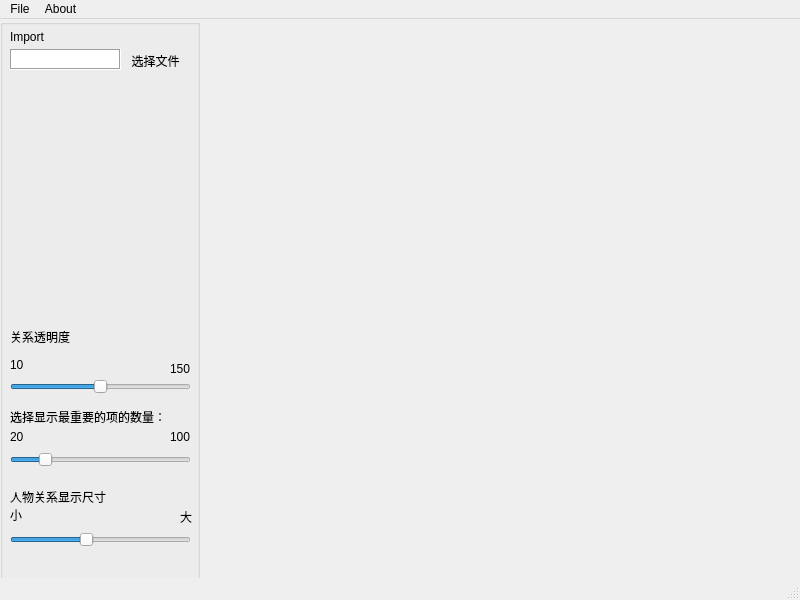
<?xml version="1.0" encoding="UTF-8"?>
<ui version="4.0">
 <class>MainWindow</class>
 <widget class="QMainWindow" name="MainWindow">
  <property name="geometry">
   <rect>
    <x>0</x>
    <y>0</y>
    <width>800</width>
    <height>600</height>
   </rect>
  </property>
  <property name="windowTitle">
   <string>MainWindow</string>
  </property>
  <widget class="QWidget" name="centralwidget">
   <widget class="QGroupBox" name="groupBox">
    <property name="geometry">
     <rect>
      <x>0</x>
      <y>0</y>
      <width>200</width>
      <height>577</height>
     </rect>
    </property>
    <property name="minimumSize">
     <size>
      <width>200</width>
      <height>0</height>
     </size>
    </property>
    <property name="maximumSize">
     <size>
      <width>200</width>
      <height>16777215</height>
     </size>
    </property>
    <property name="title">
     <string/>
    </property>
    <widget class="QLabel" name="FileLabel">
     <property name="geometry">
      <rect>
       <x>10</x>
       <y>10</y>
       <width>150</width>
       <height>16</height>
      </rect>
     </property>
     <property name="text">
      <string>Import</string>
     </property>
    </widget>
    <widget class="QPlainTextEdit" name="FilePath">
     <property name="geometry">
      <rect>
       <x>10</x>
       <y>30</y>
       <width>111</width>
       <height>21</height>
      </rect>
     </property>
     <property name="layoutDirection">
      <enum>Qt::LeftToRight</enum>
     </property>
     <property name="frameShape">
      <enum>QFrame::Box</enum>
     </property>
     <property name="frameShadow">
      <enum>QFrame::Sunken</enum>
     </property>
     <property name="lineWidth">
      <number>1</number>
     </property>
     <property name="verticalScrollBarPolicy">
      <enum>Qt::ScrollBarAlwaysOff</enum>
     </property>
     <property name="horizontalScrollBarPolicy">
      <enum>Qt::ScrollBarAlwaysOff</enum>
     </property>
     <property name="lineWrapMode">
      <enum>QPlainTextEdit::NoWrap</enum>
     </property>
     <property name="plainText">
      <string/>
     </property>
     <property name="tabStopWidth">
      <number>80</number>
     </property>
    </widget>
    <widget class="QPushButton" name="FileBrowse">
     <property name="geometry">
      <rect>
       <x>120</x>
       <y>30</y>
       <width>71</width>
       <height>23</height>
      </rect>
     </property>
     <property name="text">
      <string>选择文件</string>
     </property>
     <property name="icon">
      <iconset>
       <normaloff>:/Compositor/icons/open.png</normaloff>:/Compositor/icons/open.png</iconset>
     </property>
     <property name="iconSize">
      <size>
       <width>20</width>
       <height>20</height>
      </size>
     </property>
     <property name="flat">
      <bool>true</bool>
     </property>
    </widget>
    <widget class="QSlider" name="vitalNumSlider">
     <property name="geometry">
      <rect>
       <x>10</x>
       <y>430</y>
       <width>181</width>
       <height>22</height>
      </rect>
     </property>
     <property name="minimumSize">
      <size>
       <width>181</width>
       <height>22</height>
      </size>
     </property>
     <property name="minimum">
      <number>20</number>
     </property>
     <property name="maximum">
      <number>80</number>
     </property>
     <property name="value">
      <number>30</number>
     </property>
     <property name="orientation">
      <enum>Qt::Horizontal</enum>
     </property>
    </widget>
    <widget class="QLabel" name="label">
     <property name="geometry">
      <rect>
       <x>10</x>
       <y>390</y>
       <width>161</width>
       <height>16</height>
      </rect>
     </property>
     <property name="text">
      <string>选择显示最重要的项的数量：</string>
     </property>
    </widget>
    <widget class="QLabel" name="label_2">
     <property name="geometry">
      <rect>
       <x>10</x>
       <y>410</y>
       <width>16</width>
       <height>16</height>
      </rect>
     </property>
     <property name="text">
      <string>20</string>
     </property>
    </widget>
    <widget class="QLabel" name="label_3">
     <property name="geometry">
      <rect>
       <x>170</x>
       <y>410</y>
       <width>21</width>
       <height>16</height>
      </rect>
     </property>
     <property name="text">
      <string>100</string>
     </property>
    </widget>
    <widget class="QLabel" name="label_4">
     <property name="geometry">
      <rect>
       <x>10</x>
       <y>470</y>
       <width>141</width>
       <height>16</height>
      </rect>
     </property>
     <property name="text">
      <string>人物关系显示尺寸</string>
     </property>
    </widget>
    <widget class="QSlider" name="sigSizeSlider">
     <property name="geometry">
      <rect>
       <x>10</x>
       <y>510</y>
       <width>181</width>
       <height>22</height>
      </rect>
     </property>
     <property name="minimum">
      <number>15</number>
     </property>
     <property name="value">
      <number>50</number>
     </property>
     <property name="orientation">
      <enum>Qt::Horizontal</enum>
     </property>
    </widget>
    <widget class="QLabel" name="label_5">
     <property name="geometry">
      <rect>
       <x>10</x>
       <y>490</y>
       <width>54</width>
       <height>12</height>
      </rect>
     </property>
     <property name="text">
      <string>小</string>
     </property>
    </widget>
    <widget class="QLabel" name="label_6">
     <property name="geometry">
      <rect>
       <x>180</x>
       <y>490</y>
       <width>16</width>
       <height>16</height>
      </rect>
     </property>
     <property name="text">
      <string>大</string>
     </property>
    </widget>
    <widget class="QLabel" name="label_7">
     <property name="geometry">
      <rect>
       <x>10</x>
       <y>310</y>
       <width>71</width>
       <height>16</height>
      </rect>
     </property>
     <property name="text">
      <string>关系透明度</string>
     </property>
    </widget>
    <widget class="QLabel" name="label_8">
     <property name="geometry">
      <rect>
       <x>10</x>
       <y>340</y>
       <width>54</width>
       <height>12</height>
      </rect>
     </property>
     <property name="text">
      <string>10</string>
     </property>
    </widget>
    <widget class="QLabel" name="label_9">
     <property name="geometry">
      <rect>
       <x>170</x>
       <y>340</y>
       <width>61</width>
       <height>20</height>
      </rect>
     </property>
     <property name="text">
      <string>150</string>
     </property>
    </widget>
    <widget class="QSlider" name="transpSlider">
     <property name="geometry">
      <rect>
       <x>10</x>
       <y>360</y>
       <width>181</width>
       <height>16</height>
      </rect>
     </property>
     <property name="minimum">
      <number>10</number>
     </property>
     <property name="maximum">
      <number>150</number>
     </property>
     <property name="value">
      <number>80</number>
     </property>
     <property name="orientation">
      <enum>Qt::Horizontal</enum>
     </property>
    </widget>
   </widget>
  </widget>
  <widget class="QMenuBar" name="menubar">
   <property name="geometry">
    <rect>
     <x>0</x>
     <y>0</y>
     <width>800</width>
     <height>22</height>
    </rect>
   </property>
   <widget class="QMenu" name="menuFile">
    <property name="title">
     <string>File</string>
    </property>
   </widget>
   <widget class="QMenu" name="menuAbout">
    <property name="title">
     <string>About</string>
    </property>
   </widget>
   <addaction name="menuFile"/>
   <addaction name="menuAbout"/>
  </widget>
  <widget class="QStatusBar" name="statusbar"/>
 </widget>
 <resources/>
 <connections/>
</ui>
